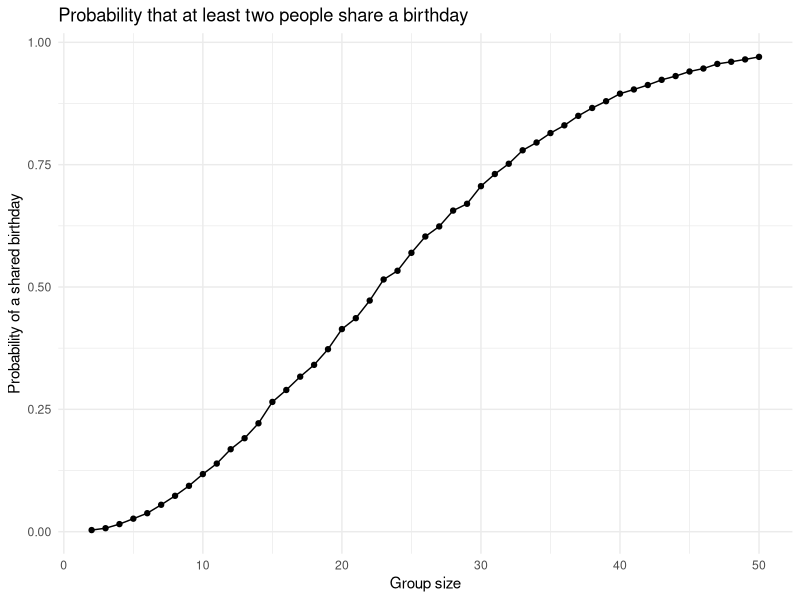

Source code (R):
## ---- chunk 1
library(tidyverse)

knitr::opts_chunk$set(
  fig.width = 6,
  fig.asp = .6,
  out.width = "90%"
)

theme_set(theme_minimal() + theme(legend.position = "bottom"))

options(
  ggplot2.continuous.colour = "viridis",
  ggplot2.continuous.fill = "viridis"
)

scale_colour_discrete = scale_colour_viridis_d
scale_fill_discrete = scale_fill_viridis_d
## ---- chunk 2
birthday_repeated = function(n_room) {

  birthdays = sample(1:365, size = n_room, replace = TRUE)

  repeated_bday = length(unique(birthdays)) < n_room

  repeated_bday

}
## ---- chunk 3
birthday_repeated(10)
## ---- chunk 4
birthday_results_df =
  expand_grid(
    number_of_people = 2:50,
    iter = 1:10000
  ) |>
  mutate(
    repeated = map_lgl(number_of_people, birthday_repeated)
  ) |>
  group_by(number_of_people) |>
  summarize(prob_of_repeat = mean(repeated))
## ---- chunk 5
birthday_results_df |>
  ggplot(aes(x = number_of_people, y = prob_of_repeat)) +
  geom_point() +
  geom_line() +
  labs(
    title = "Probability that at least two people share a birthday",
    x = "Group size",
    y = "Probability of a shared birthday"
  )
## ---- chunk 6
first_over_half =
  birthday_results_df |>
  filter(prob_of_repeat > 0.5) |>
  pull(number_of_people) |>
  min()

prob_23 =
  birthday_results_df |>
  filter(number_of_people == 23) |>
  pull(prob_of_repeat)

prob_50 =
  birthday_results_df |>
  filter(number_of_people == 50) |>
  pull(prob_of_repeat)
